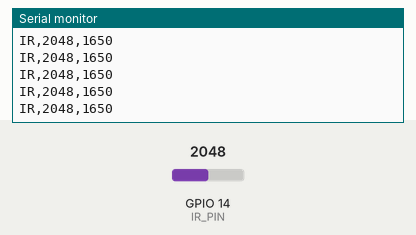
This program was run on a simulated ESP32. Shown: the last lines printed to the serial monitor. The inputs (shaded band) are chosen by the test bench; at power-on: GPIO 14 (IR_PIN) = 2048 (analog values on the 0–4095 scale).

Above: at 1.2 s.
1.3 s: GPIO 14 (IR_PIN) set to 2866
At 2.1 s:
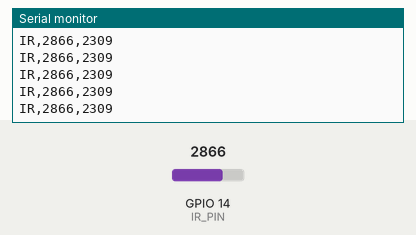
2.8 s: GPIO 14 (IR_PIN) set to 3603
At 3.5 s:
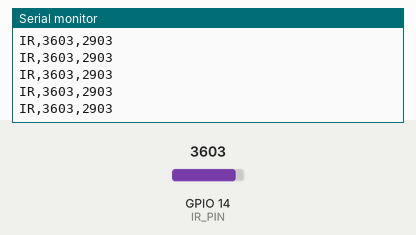
Timing chart, 0 to 5.8 s (numbered marks = the images above; inputs shaded):
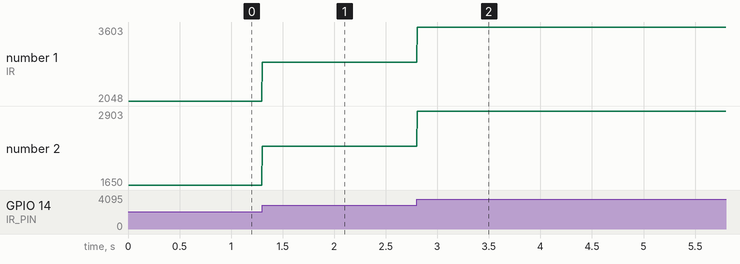

The program:

main.cpp
```cpp
// Sharp IR rangefinder raw-output logger for the transfer-function plot (ESP32).
//
// Wiring is the same as the team firmware (firmware/tsp05_main/src/config.h):
//   Sharp VO -> GPIO14, VCC -> 5V (VIN), GND -> GND.
// The Sharp output stays below ~3.1 V even on a 5 V supply, so it is safe for the ESP32 pin.
// GPIO14 is on ADC2, which only works while Wi-Fi is off. This sketch never starts Wi-Fi.
// A 10 uF capacitor across the sensor's VCC/GND cuts the supply ripple from its LED pulses.
//
// Prints one reading per line as "IR,<raw counts 0-4095>,<millivolts>" every 5 ms (~200 Hz).
// The millivolts come from the chip's factory ADC calibration (analogReadMilliVolts), which
// corrects the ESP32 ADC's nonlinearity, so they are the better "raw electrical output" to plot.

#include <Arduino.h>

constexpr int IR_PIN = 14;
constexpr uint32_t SAMPLE_US = 5000;

void setup() {
  Serial.begin(115200);
  analogReadResolution(12);
  analogSetPinAttenuation(IR_PIN, ADC_11db);  // ~0.15-3.1 V input range
}

void loop() {
  static uint32_t last = 0;
  const uint32_t now = micros();
  if (now - last < SAMPLE_US) return;
  last = now;
  const int raw = analogRead(IR_PIN);
  const int mv = analogReadMilliVolts(IR_PIN);
  Serial.printf("IR,%d,%d\n", raw, mv);
}
```

Measured:
- after the input at 1.3 s, the serial monitor: prints a new line at once (image 1)
- after the input at 2.8 s, the serial monitor: prints a new line at once (image 2)
- plotted number 1: 2048 → 2866 after the input at 1.3 s, 2866 → 3603 after the input at 2.8 s
- plotted number 2: 1650 → 2309 after the input at 1.3 s, 2309 → 2903 after the input at 2.8 s
